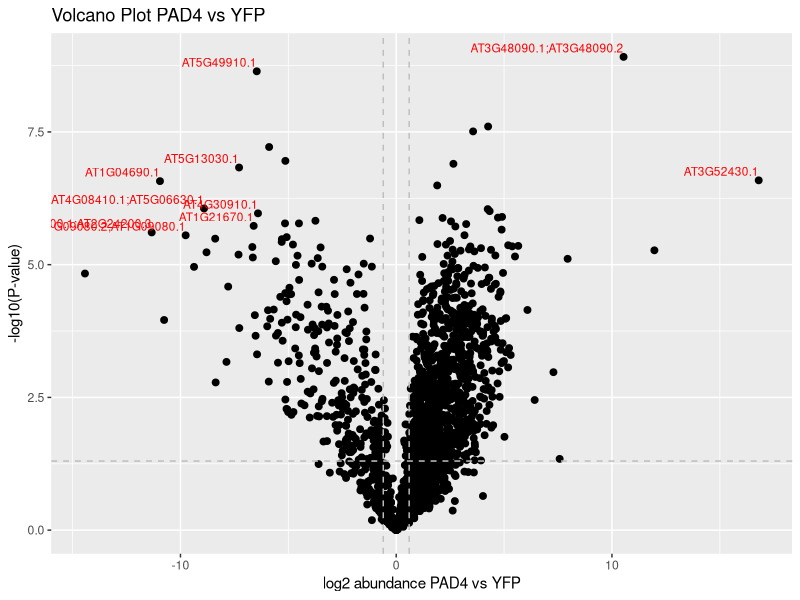

This figure's R source: (Note: this script raises an error after producing the figure.)
sun <- read.table(file = 'data/Sun-etal-2021-IP-MS-PAD4-vs-YFP.txt', header = TRUE, sep = "\t",
                      stringsAsFactors = TRUE)
library(tidyverse)

str(sun)
# 'data.frame':	1877 obs. of  13 variables:
# $ Fasta.headers           : Factor w/ 1877 levels "AT1G01080.1 | Symbols:  | RNA-binding (RRM/RBD/RNP motifs) family protein | chr1:45503-46789 REVERSE LENGTH=293"| __truncated__,..: 1 2 3 4 5 6 7 8 9 10 ...
# $ Protein.IDs             : Factor w/ 1877 levels "AT1G01080.1;AT1G01080.2",..: 1 2 3 4 5 6 7 8 9 10 ...
# $ Majority.protein.IDs    : Factor w/ 1877 levels "AT1G01080.1;AT1G01080.2",..: 1 2 3 4 5 6 7 8 9 10 ...
# $ Norm_abundance_PAD4_rep1: num  22.6 22.4 26.2 24.5 23.1 ...
# $ Norm_abundance_PAD4_rep2: num  23.2 22.5 26.3 24.2 20.8 ...
# $ Norm_abundance_PAD4_rep3: num  22.4 22.4 26.3 24.5 23.5 ...
# $ Norm_abundance_PAD4_rep4: num  23.3 22.3 26.2 23.8 25.2 ...
# $ Norm_abundance_YFP_rep1 : num  19.4 23 24.9 21 22.3 ...
# $ Norm_abundance_YFP_rep2 : num  19.1 22.7 25 20.5 19.8 ...
# $ Norm_abundance_YFP_rep3 : num  20.7 20.1 25.7 19.5 21 ...
# $ Norm_abundance_YFP_rep4 : num  20.7 23.1 25.5 21.2 20.1 ...
# $ log2_PAD4_vs_YFP        : num  2.882 0.212 0.971 3.727 2.313 ...
# $ pval_PAD4_vs_YFP        : num  0.000845 0.77466 0.001873 0.000113 0.074875 ...

#take the negative logarithms of the pvalues and store as new variable
sun$log_pval <- -log10(sun$pval_PAD4_vs_YFP)

# make subset with genes i want to label
significant_genes <- sun[sun$log_pval > 5.5 & abs(sun$log2_PAD4_vs_YFP) > 6, ]

#volplot has the log2 fold change on the x axis, and the pvalue on the y axis
volcano_plot <- ggplot(sun, aes(x = log2_PAD4_vs_YFP, y = log_pval), label = '') +
  geom_point(size = 2) +
  labs(title = "Volcano Plot PAD4 vs YFP", x = "log2 abundance PAD4 vs YFP", y = "-log10(P-value)") +
  geom_vline(xintercept = c(-0.6, 0.6), col = "gray", linetype = 'dashed') +
  geom_hline(yintercept = -log10(0.05), col = "gray", linetype = 'dashed') + 
  geom_text(data = significant_genes, aes(label = Protein.IDs), 
            vjust = -0.5, hjust = 1, size = 3, color = "red")
  theme_clear()

# Display the plot
print(volcano_plot)


#make a subset of the data and tidy it
#I choose the gene with the highest pvalue
sun_ordered <- sun[order(sun$log_pval, decreasing = TRUE),]

gene <- sun_ordered[1,] 
gene_long <- gene %>%
  pivot_longer(
    cols = starts_with("Norm_abundance"),  
    names_to = c("condition", "rep"),
    names_pattern = "Norm_abundance_(.*)_rep(\\d)", 
    values_to = "Norm_abundance"
  )

ggplot(gene_long) +
  geom_boxplot(aes(x = condition, y = Norm_abundance)) +
  labs(y = "Normalized abundance", x = "Sample")+
  geom_jitter(aes(y = Norm_abundance, x = condition), colour = "black", height = 0, 
              width = 0.1, alpha = 0.5)+
  
  
#not very pretty as the data is very clustered. 

str(gene)
